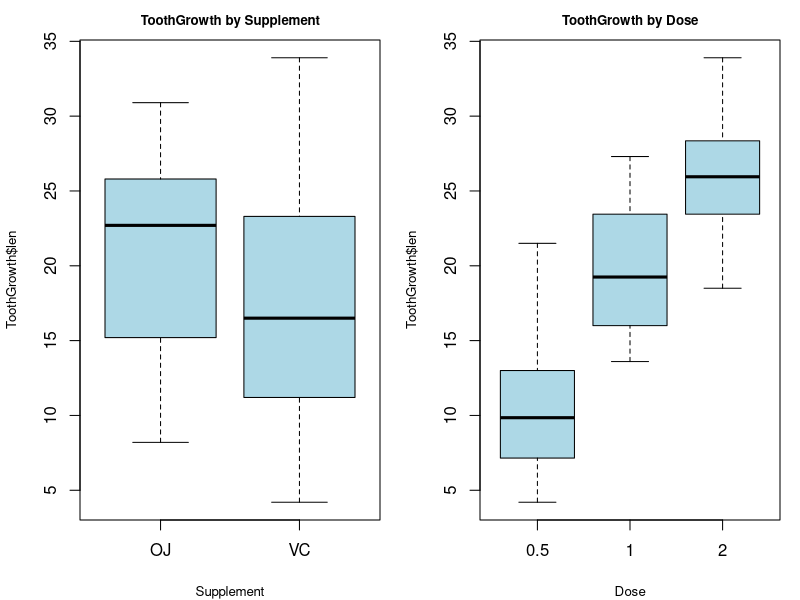

R code for this plot:
## ---- chunk 1
library(datasets)
str(ToothGrowth)
## ---- chunk 2
summary(ToothGrowth$len)
## ---- chunk 3
with(ToothGrowth, tapply(len, supp, mean))
with(ToothGrowth, tapply(len, dose, mean))
## ---- chunk 4
par(mfrow=c(1,2), mar=c(4,4,2,1))
boxplot(ToothGrowth$len~ToothGrowth$supp, col="lightblue", 
main="ToothGrowth by Supplement", cex.main=.8, xlab="Supplement", cex.lab=.8)
boxplot(ToothGrowth$len~ToothGrowth$dose, col="lightblue", 
main="ToothGrowth by Dose", cex.main=.8, xlab="Dose", cex.lab=.8)
## ---- chunk 5
with(ToothGrowth, t.test(len[supp=="OJ"], len[supp=="VC"]))
## ---- chunk 6
with(ToothGrowth, t.test(len[dose==1], len[dose==.5]))
with(ToothGrowth, t.test(len[dose==2], len[dose==1]))$p.value
## ---- chunk 7
means<-xtabs(len/10~supp+dose, data=ToothGrowth)
knitr::kable(means, caption="Tooth Length Means for Supplement and Dose")
## ---- chunk 8
low<-ToothGrowth[ToothGrowth$dose==.5,]
with(low, t.test(len[supp=="OJ"], len[supp=="VC"]))$p.value
## ---- chunk 9
mid<-ToothGrowth[ToothGrowth$dose==1,]
with(mid, t.test(len[supp=="OJ"], len[supp=="VC"]))$p.value
## ---- chunk 10
high<-ToothGrowth[ToothGrowth$dose==2,]
with(high, t.test(len[supp=="OJ"], len[supp=="VC"]))$p.value
